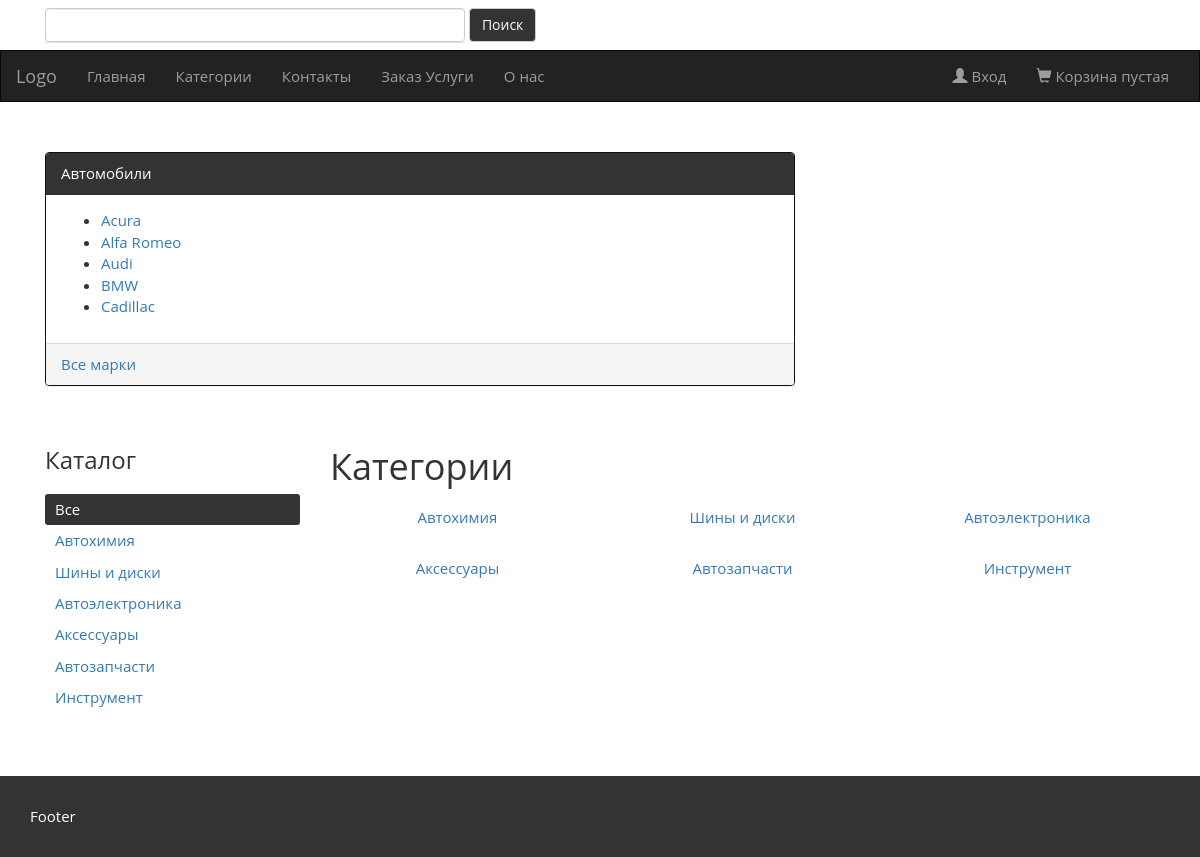
The page / on the database its author committed.
### Shop/models.py (models this page shows, shortened)
class Car(MPTTModel, OrderingBaseModel):
    slug = models.CharField(_("Slug"), default="", unique=True, max_length=250)
    name = models.CharField(_("Name"), default="", max_length=250)
    title = models.CharField(_("Title"), blank=True, default="", max_length=250)
    description = models.TextField(_("Description"), blank=True, default="", max_length=250)
    keywords = models.CharField(_("Keywords"), blank=True, default="", max_length=250)
    parent = TreeForeignKey('self', null=True, blank=True, related_name='children', verbose_name=_('Parent'))
    class Meta:
        verbose_name = _('Car')
        verbose_name_plural = _('Cars')
    class MPTTMeta:
        order_insertion_by = ['created_at']
    def get_absolute_url(self):
        return reverse('shop:ModelList', args=[self.slug])

class Category(MPTTModel, OrderingBaseModel):
    slug = models.CharField(_("Slug"), default="", unique=True, max_length=250)
    name = models.CharField(_("Name"), default="", max_length=250)
    title = models.CharField(_("Title"), blank=True, default="", max_length=250)
    description = models.CharField(_("Description"), blank=True, default="", max_length=250)
    keywords = models.CharField(_("Keywords"), blank=True, default="", max_length=250)
    parent = TreeForeignKey('self', null=True, blank=True,  related_name='children', verbose_name=_('Parent'))
    class Meta:
        verbose_name = _('Category')
        verbose_name_plural = _('Categories')
    class MPTTMeta:
        order_insertion_by = ['created_at']
    def get_absolute_url(self):
        return reverse('shop:CategoryList', args=[self.slug])

### Shop/views.py (the view)
# urls.py: url(r'^$', views.ProductList, name='ProductList'),
def ProductList(request, category_slug=None):
    category = None
    catChilds = None
    categories = Category.objects.get(id=1)
    categories = categories.get_children()
    cars = Car.objects.get(id=2)
    cars = cars.get_children()
    if category_slug:
        category = get_object_or_404(Category, slug=category_slug)
        catChilds = category.get_children()
    return render(request, 'shop/product/list.html', {
        'category': category,
        'categories': categories,
        'catChilds': catChilds,
        'cars': cars,
    })

### Shop/templates/shop/product/list.html (shortened to what this page needs)
{% extends 'shop/base.html' %}
{% load static %}
{% load mptt_tags %}
{% block content %}
    <div class="container">
        <div class="row">
            <div class="col-sm-8">
                <div class="panel panel-primary">
                    <div class="panel-heading">Автомобили</div>
                    <div class="panel-body">
                        <ul>
                            {% for car in cars %}
                                <li {% if car.slug == cars.slug %} class="selected" {% endif %}>
                                    <a href="{{ car.get_absolute_url }}">{{ car.name }}</a>
                                </li>
                            {% endfor %}
                        </ul>
                    </div>
                    <div class="panel-footer"><a href="#">Все марки</a></div>
                </div>
            </div>
        </div>
    </div><br>
    <div id="sidebar" class="col-sm-3">
        <h3>Каталог</h3>
        <ul>
            <li {% if not category %} class="selected" {% endif %}>
                <a href="{% url "shop:ProductList" %}">Все</a>
            </li>
            {% for cat in categories %}
                <li {% if category.slug == cat.slug %} class="selected" {% endif %}>
                    <a href="{{ cat.get_absolute_url }}">{{ cat.name }}</a>
                </li>
            {% endfor %}
        </ul>
    </div>
    <div id="main" class="product_list col-sm-9">
        <h1>{% if category %}{{ category.name }}{% else %}Категории{% endif %}</h1>
        {% if not category %}
            <div class="items row">
                {% for cat in categories %}
                    <div class="item col-sm-4">
                        <a href="{{ cat.slug }}"> {{ cat.name }} </a>
                    </div>
                {% endfor %}
            </div>
        {% endif %}
    </div>
{% endblock %}

### Shop/static/css/style.css (style rules this page uses)
.panel-primary>.panel-heading { color: #fff; background-color: #333; border-color: #333; }
.panel-primary { border-color: #101010; }
body { font-size: 15px; font-family: 'Open Sans', sans-serif; }
#sidebar ul { list-style: none; margin: 0; padding: 0; margin-top: 20px; }
#sidebar ul li { padding: 5px 10px; }
#sidebar ul li.selected { background: #333; color: white; border-radius: 3px; }
#sidebar ul li.selected a { color: white; }
.items { margin-top: 20px; }
.item { text-align: center; margin-bottom: 30px; }

### rows shown on the page
Car: name "Acura"
Car: name "Alfa Romeo"
Car: name "Audi"
Car: name "BMW"
Car: name "Cadillac"
Category: name "Автохимия"
Category: name "Шины и диски"
Category: name "Автоэлектроника"
Category: name "Аксессуары"
Category: name "Автозапчасти"
Category: name "Инструмент"
